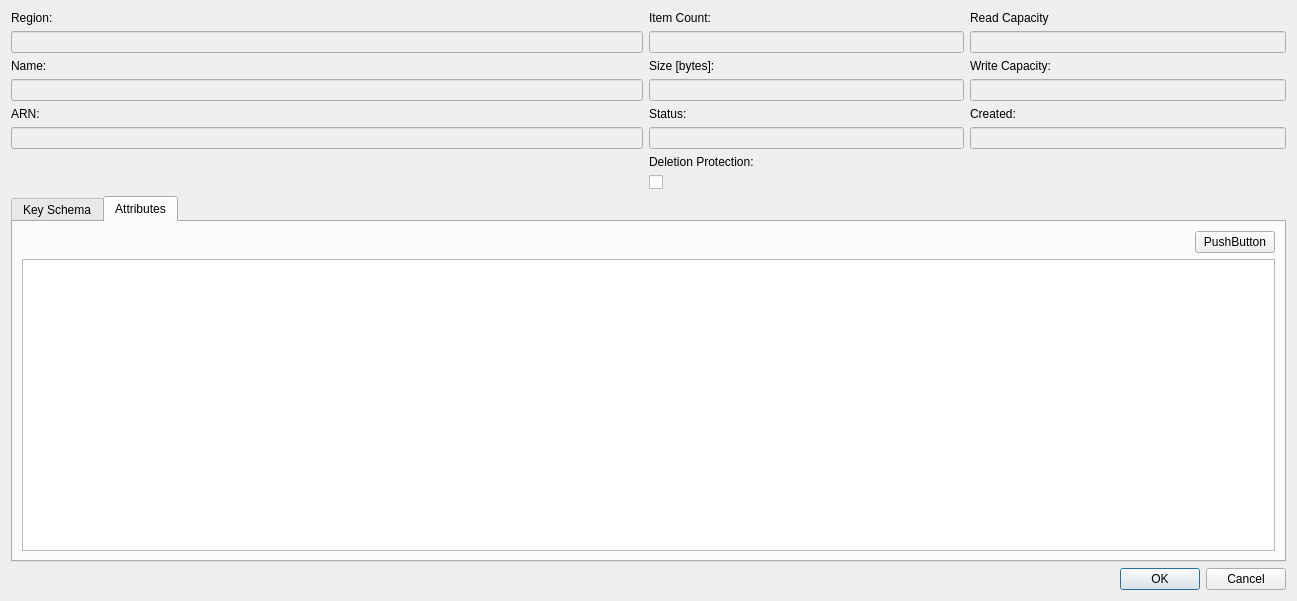
<?xml version="1.0" encoding="UTF-8"?>
<ui version="4.0">
 <class>DynamoDbEditTableDialog</class>
 <widget class="QDialog" name="DynamoDbEditTableDialog">
  <property name="geometry">
   <rect>
    <x>0</x>
    <y>0</y>
    <width>1297</width>
    <height>601</height>
   </rect>
  </property>
  <property name="windowTitle">
   <string>Edit Table</string>
  </property>
  <layout class="QVBoxLayout" name="verticalLayout">
   <item>
    <layout class="QGridLayout" name="gridLayout" columnstretch="2,1,1">
     <item row="4" column="0">
      <widget class="QLineEdit" name="nameEdit">
       <property name="enabled">
        <bool>false</bool>
       </property>
      </widget>
     </item>
     <item row="6" column="0">
      <widget class="QLineEdit" name="arnEdit">
       <property name="enabled">
        <bool>false</bool>
       </property>
      </widget>
     </item>
     <item row="0" column="1">
      <widget class="QLabel" name="itemCountLabel">
       <property name="text">
        <string>Item Count:</string>
       </property>
      </widget>
     </item>
     <item row="5" column="1">
      <widget class="QLabel" name="statsLabel">
       <property name="text">
        <string>Status:</string>
       </property>
      </widget>
     </item>
     <item row="5" column="0">
      <widget class="QLabel" name="arnLabel">
       <property name="text">
        <string>ARN:</string>
       </property>
      </widget>
     </item>
     <item row="3" column="2">
      <widget class="QLabel" name="writeCapacityLabel">
       <property name="text">
        <string>Write Capacity:</string>
       </property>
      </widget>
     </item>
     <item row="6" column="2">
      <widget class="QLineEdit" name="createdEdit">
       <property name="enabled">
        <bool>false</bool>
       </property>
      </widget>
     </item>
     <item row="4" column="1">
      <widget class="QLineEdit" name="sizeEdit">
       <property name="enabled">
        <bool>false</bool>
       </property>
      </widget>
     </item>
     <item row="2" column="0">
      <widget class="QLineEdit" name="regionEdit">
       <property name="enabled">
        <bool>false</bool>
       </property>
      </widget>
     </item>
     <item row="3" column="1">
      <widget class="QLabel" name="sizeLabel">
       <property name="text">
        <string>Size [bytes]:</string>
       </property>
      </widget>
     </item>
     <item row="0" column="0">
      <widget class="QLabel" name="regionLabel">
       <property name="text">
        <string>Region:</string>
       </property>
      </widget>
     </item>
     <item row="3" column="0">
      <widget class="QLabel" name="nameLabel">
       <property name="text">
        <string>Name:</string>
       </property>
      </widget>
     </item>
     <item row="0" column="2">
      <widget class="QLabel" name="readCapacityLabel">
       <property name="text">
        <string>Read Capacity</string>
       </property>
      </widget>
     </item>
     <item row="4" column="2">
      <widget class="QLineEdit" name="writeCapacityEdit">
       <property name="enabled">
        <bool>false</bool>
       </property>
      </widget>
     </item>
     <item row="6" column="1">
      <widget class="QLineEdit" name="statusEdit">
       <property name="enabled">
        <bool>false</bool>
       </property>
      </widget>
     </item>
     <item row="5" column="2">
      <widget class="QLabel" name="createdLabel">
       <property name="text">
        <string>Created:</string>
       </property>
      </widget>
     </item>
     <item row="2" column="2">
      <widget class="QLineEdit" name="readCapacityEdit">
       <property name="enabled">
        <bool>false</bool>
       </property>
      </widget>
     </item>
     <item row="2" column="1">
      <widget class="QLineEdit" name="itemCountEdit">
       <property name="enabled">
        <bool>false</bool>
       </property>
      </widget>
     </item>
     <item row="9" column="0" colspan="3">
      <widget class="QTabWidget" name="tabWidget">
       <property name="currentIndex">
        <number>1</number>
       </property>
       <widget class="QWidget" name="keySchemaTab">
        <attribute name="title">
         <string>Key Schema</string>
        </attribute>
        <layout class="QVBoxLayout" name="verticalLayout_2">
         <item>
          <layout class="QHBoxLayout" name="horizontalLayout">
           <item>
            <spacer name="horizontalSpacer">
             <property name="orientation">
              <enum>Qt::Orientation::Horizontal</enum>
             </property>
             <property name="sizeHint" stdset="0">
              <size>
               <width>40</width>
               <height>20</height>
              </size>
             </property>
            </spacer>
           </item>
           <item>
            <widget class="QPushButton" name="keySchemaAddButton">
             <property name="text">
              <string>Refresh</string>
             </property>
            </widget>
           </item>
          </layout>
         </item>
         <item>
          <widget class="QTableView" name="keySchemaTable"/>
         </item>
        </layout>
       </widget>
       <widget class="QWidget" name="attributesTab">
        <attribute name="title">
         <string>Attributes</string>
        </attribute>
        <layout class="QVBoxLayout" name="verticalLayout_3">
         <item>
          <layout class="QHBoxLayout" name="horizontalLayout_2">
           <item>
            <spacer name="horizontalSpacer_2">
             <property name="orientation">
              <enum>Qt::Orientation::Horizontal</enum>
             </property>
             <property name="sizeHint" stdset="0">
              <size>
               <width>40</width>
               <height>20</height>
              </size>
             </property>
            </spacer>
           </item>
           <item>
            <widget class="QPushButton" name="attributeAddButton">
             <property name="text">
              <string>PushButton</string>
             </property>
            </widget>
           </item>
          </layout>
         </item>
         <item>
          <widget class="QTableView" name="attributeTable"/>
         </item>
        </layout>
       </widget>
      </widget>
     </item>
     <item row="7" column="1">
      <widget class="QLabel" name="deletionProtectionLabel">
       <property name="text">
        <string>Deletion Protection:</string>
       </property>
      </widget>
     </item>
     <item row="8" column="1">
      <widget class="QCheckBox" name="deletionProtectionCheckBox">
       <property name="maximumSize">
        <size>
         <width>16</width>
         <height>16</height>
        </size>
       </property>
       <property name="text">
        <string/>
       </property>
      </widget>
     </item>
    </layout>
   </item>
   <item>
    <widget class="QDialogButtonBox" name="buttonBox">
     <property name="standardButtons">
      <set>QDialogButtonBox::StandardButton::Cancel|QDialogButtonBox::StandardButton::Ok</set>
     </property>
    </widget>
   </item>
  </layout>
 </widget>
 <resources/>
 <connections/>
</ui>
